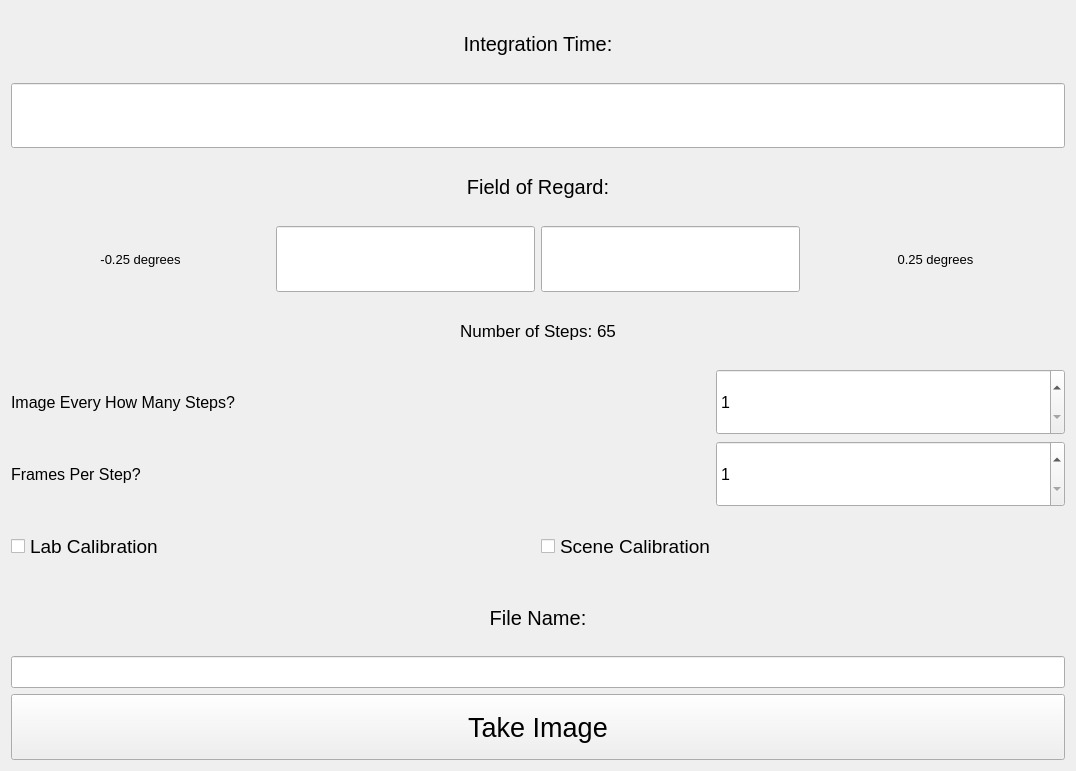
<?xml version="1.0" encoding="UTF-8"?>
<ui version="4.0">
 <class>Form</class>
 <widget class="QWidget" name="Form">
  <property name="geometry">
   <rect>
    <x>0</x>
    <y>0</y>
    <width>1076</width>
    <height>771</height>
   </rect>
  </property>
  <property name="font">
   <font>
    <pointsize>14</pointsize>
   </font>
  </property>
  <property name="windowTitle">
   <string>Form</string>
  </property>
  <layout class="QGridLayout" name="gridLayout">
   <item row="0" column="0">
    <layout class="QVBoxLayout" name="verticalLayout" stretch="1,1,1,1,1,1,1,1,1,1,1">
     <item>
      <widget class="QLabel" name="label">
       <property name="font">
        <font>
         <pointsize>15</pointsize>
        </font>
       </property>
       <property name="text">
        <string>Integration Time:</string>
       </property>
       <property name="alignment">
        <set>Qt::AlignCenter</set>
       </property>
      </widget>
     </item>
     <item>
      <widget class="QLineEdit" name="integrationTimeLineEdit">
       <property name="sizePolicy">
        <sizepolicy hsizetype="Expanding" vsizetype="Expanding">
         <horstretch>0</horstretch>
         <verstretch>0</verstretch>
        </sizepolicy>
       </property>
       <property name="font">
        <font>
         <pointsize>15</pointsize>
        </font>
       </property>
      </widget>
     </item>
     <item>
      <widget class="QLabel" name="label_5">
       <property name="font">
        <font>
         <pointsize>15</pointsize>
        </font>
       </property>
       <property name="text">
        <string>Field of Regard:</string>
       </property>
       <property name="alignment">
        <set>Qt::AlignCenter</set>
       </property>
      </widget>
     </item>
     <item>
      <layout class="QHBoxLayout" name="horizontalLayout" stretch="1,1,1,1">
       <item>
        <widget class="QLabel" name="label_4">
         <property name="font">
          <font>
           <pointsize>10</pointsize>
          </font>
         </property>
         <property name="text">
          <string>-0.25 degrees</string>
         </property>
         <property name="alignment">
          <set>Qt::AlignCenter</set>
         </property>
        </widget>
       </item>
       <item>
        <widget class="QLineEdit" name="minFORLineEdit">
         <property name="sizePolicy">
          <sizepolicy hsizetype="Expanding" vsizetype="Expanding">
           <horstretch>0</horstretch>
           <verstretch>0</verstretch>
          </sizepolicy>
         </property>
         <property name="font">
          <font>
           <pointsize>15</pointsize>
          </font>
         </property>
        </widget>
       </item>
       <item>
        <widget class="QLineEdit" name="maxFORLineEdit">
         <property name="sizePolicy">
          <sizepolicy hsizetype="Expanding" vsizetype="Expanding">
           <horstretch>0</horstretch>
           <verstretch>0</verstretch>
          </sizepolicy>
         </property>
         <property name="font">
          <font>
           <pointsize>15</pointsize>
          </font>
         </property>
        </widget>
       </item>
       <item>
        <widget class="QLabel" name="label_2">
         <property name="font">
          <font>
           <pointsize>10</pointsize>
          </font>
         </property>
         <property name="text">
          <string>0.25 degrees</string>
         </property>
         <property name="alignment">
          <set>Qt::AlignCenter</set>
         </property>
        </widget>
       </item>
      </layout>
     </item>
     <item>
      <widget class="QLabel" name="stepsLabel">
       <property name="font">
        <font>
         <pointsize>13</pointsize>
        </font>
       </property>
       <property name="text">
        <string>Number of Steps: 65</string>
       </property>
       <property name="alignment">
        <set>Qt::AlignCenter</set>
       </property>
      </widget>
     </item>
     <item>
      <layout class="QHBoxLayout" name="horizontalLayout_3" stretch="2,1">
       <item>
        <widget class="QLabel" name="label_7">
         <property name="font">
          <font>
           <pointsize>12</pointsize>
          </font>
         </property>
         <property name="text">
          <string>Image Every How Many Steps?</string>
         </property>
        </widget>
       </item>
       <item>
        <widget class="QSpinBox" name="resolutionSpinBox">
         <property name="sizePolicy">
          <sizepolicy hsizetype="Preferred" vsizetype="Preferred">
           <horstretch>0</horstretch>
           <verstretch>0</verstretch>
          </sizepolicy>
         </property>
         <property name="font">
          <font>
           <pointsize>12</pointsize>
          </font>
         </property>
         <property name="minimum">
          <number>1</number>
         </property>
         <property name="maximum">
          <number>100</number>
         </property>
        </widget>
       </item>
      </layout>
     </item>
     <item>
      <layout class="QHBoxLayout" name="horizontalLayout_4" stretch="2,1">
       <item>
        <widget class="QLabel" name="label_6">
         <property name="font">
          <font>
           <pointsize>12</pointsize>
          </font>
         </property>
         <property name="text">
          <string>Frames Per Step?</string>
         </property>
        </widget>
       </item>
       <item>
        <widget class="QSpinBox" name="imageCountSpinBox">
         <property name="sizePolicy">
          <sizepolicy hsizetype="Preferred" vsizetype="Preferred">
           <horstretch>0</horstretch>
           <verstretch>0</verstretch>
          </sizepolicy>
         </property>
         <property name="font">
          <font>
           <pointsize>12</pointsize>
          </font>
         </property>
         <property name="minimum">
          <number>1</number>
         </property>
         <property name="maximum">
          <number>100</number>
         </property>
        </widget>
       </item>
      </layout>
     </item>
     <item>
      <layout class="QHBoxLayout" name="horizontalLayout_2">
       <item>
        <widget class="QCheckBox" name="calibrationCheckBox">
         <property name="sizePolicy">
          <sizepolicy hsizetype="Preferred" vsizetype="Preferred">
           <horstretch>0</horstretch>
           <verstretch>0</verstretch>
          </sizepolicy>
         </property>
         <property name="font">
          <font>
           <pointsize>14</pointsize>
          </font>
         </property>
         <property name="text">
          <string>Lab Calibration</string>
         </property>
        </widget>
       </item>
       <item>
        <widget class="QCheckBox" name="sceneCheckBox">
         <property name="sizePolicy">
          <sizepolicy hsizetype="Preferred" vsizetype="Preferred">
           <horstretch>0</horstretch>
           <verstretch>0</verstretch>
          </sizepolicy>
         </property>
         <property name="font">
          <font>
           <pointsize>14</pointsize>
          </font>
         </property>
         <property name="text">
          <string>Scene Calibration</string>
         </property>
        </widget>
       </item>
      </layout>
     </item>
     <item>
      <widget class="QLabel" name="label_3">
       <property name="sizePolicy">
        <sizepolicy hsizetype="Preferred" vsizetype="Expanding">
         <horstretch>0</horstretch>
         <verstretch>0</verstretch>
        </sizepolicy>
       </property>
       <property name="font">
        <font>
         <pointsize>15</pointsize>
        </font>
       </property>
       <property name="text">
        <string>File Name:</string>
       </property>
       <property name="alignment">
        <set>Qt::AlignCenter</set>
       </property>
      </widget>
     </item>
     <item>
      <widget class="QLineEdit" name="fileNameLineEdit">
       <property name="font">
        <font>
         <pointsize>15</pointsize>
        </font>
       </property>
      </widget>
     </item>
     <item>
      <widget class="QPushButton" name="takeImageButton">
       <property name="sizePolicy">
        <sizepolicy hsizetype="Preferred" vsizetype="Expanding">
         <horstretch>0</horstretch>
         <verstretch>0</verstretch>
        </sizepolicy>
       </property>
       <property name="font">
        <font>
         <pointsize>20</pointsize>
        </font>
       </property>
       <property name="text">
        <string>Take Image</string>
       </property>
      </widget>
     </item>
    </layout>
   </item>
  </layout>
 </widget>
 <resources/>
 <connections/>
</ui>
